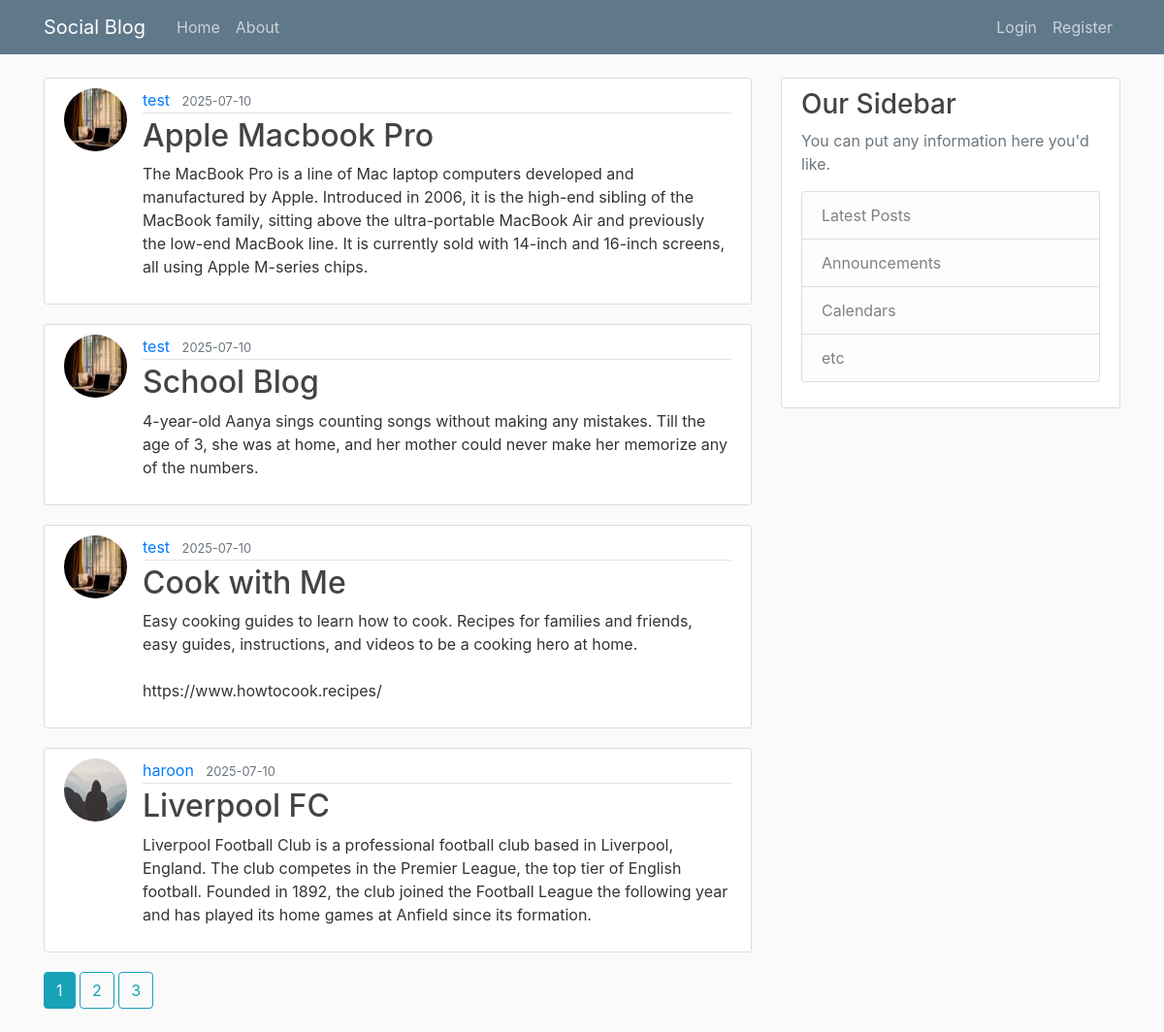
The app's page /home, older data.
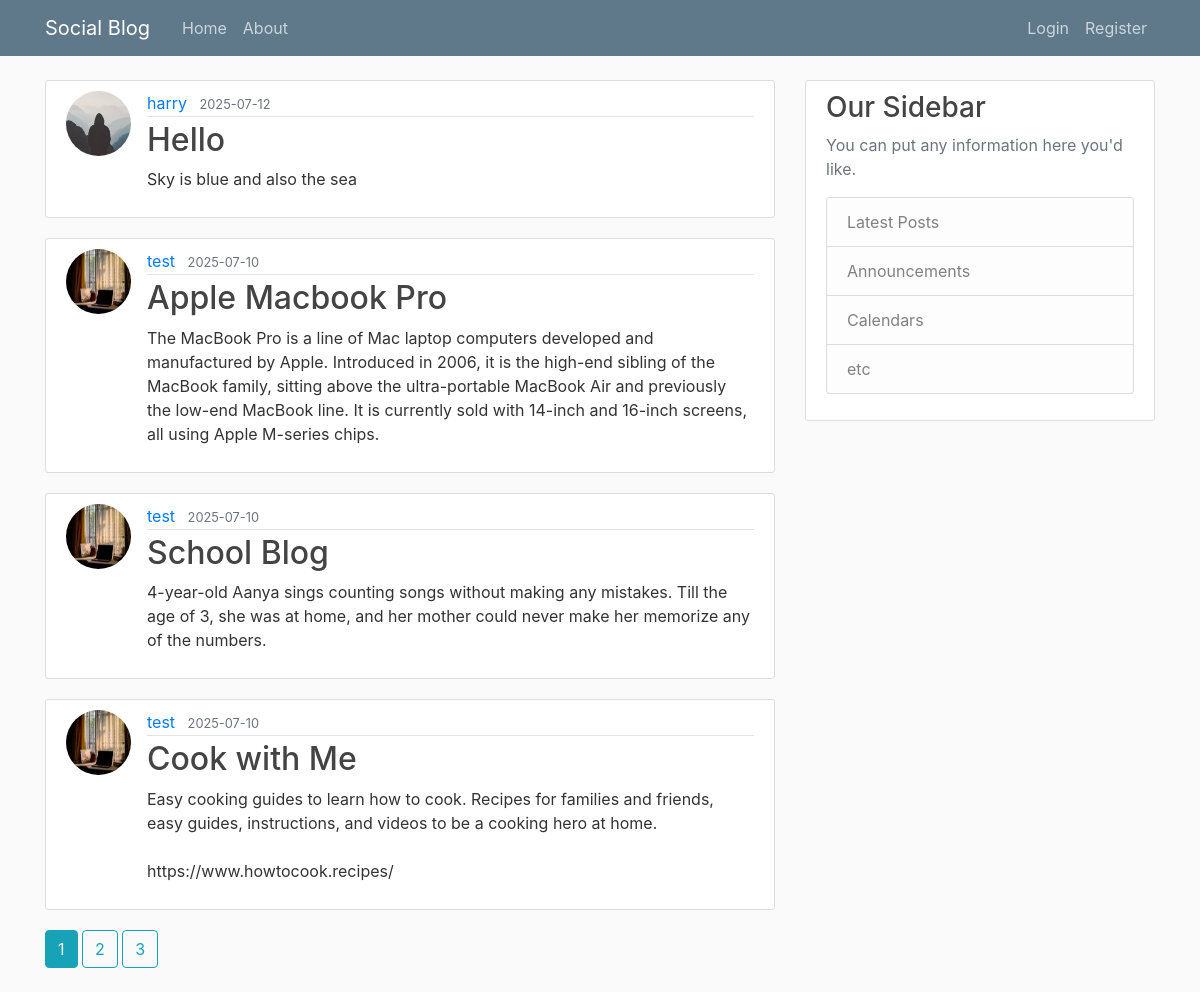
The same page, newer data.
### social_blog/models.py (models this page shows, shortened)
class Post(db.Model):
    id = db.Column(db.Integer, primary_key=True)
    title = db.Column(db.String(100), nullable=False)
    date_posted = db.Column(db.DateTime, nullable=False, default=datetime.utcnow)
    content = db.Column(db.Text, nullable=False)
    user_id = db.Column(db.Integer, db.ForeignKey('user.id'), nullable=False)

class User(db.Model, UserMixin):
    id = db.Column(db.Integer, primary_key=True)
    username = db.Column(db.String(20), unique=True, nullable=False)
    email = db.Column(db.String(120), unique=True, nullable=False)
    image_file = db.Column(db.String(20), nullable=False, default='default.jpg')
    password = db.Column(db.String(60), nullable=False)
    posts = db.relationship('Post', backref='author', lazy=True)

### social_blog/main/routes.py (the view)
@main.route('/')
@main.route('/home')
def home():
    page = request.args.get('page', 1, type=int)
    posts = Post.query.order_by(Post.date_posted.desc()).paginate(page=page, per_page=4)
    return render_template('home.html', posts = posts)

### social_blog/templates/home.html
{% extends "layout.html" %}
{% block content %}
    {% for post in posts.items%}
        <article class="media content-section">
            <img class="rounded-circle article-img" src="{{ url_for('static', filename='profile_pics/' + post.author.image_file) }}">
            <div class="media-body">
            <div class="article-metadata">
                <a class="mr-2" href="{{ url_for('users.user_posts', username=post.author.username) }}">{{ post.author.username }}</a>
                <small class="text-muted">{{ post.date_posted.strftime('%Y-%m-%d') }}</small>
            </div>
            <h2><a class="article-title" href="{{ url_for('posts.post', post_id=post.id) }}">{{ post.title }}</a></h2>
            <p class="article-content">{{ post.content }}</p>
            </div>
        </article>
    {% endfor %}
    {% for page_num in posts.iter_pages(left_edge=1, right_edge=1, left_current=1, right_current=2) %}
      {% if page_num %}
        {% if posts.page == page_num %}
          <a class="btn btn-info mb-4" href="{{ url_for('main.home', page=page_num) }}">{{ page_num }}</a>
        {% else %}
          <a class="btn btn-outline-info mb-4" href="{{ url_for('main.home', page=page_num) }}">{{ page_num }}</a>
        {% endif %}
      {% else %}
        ...
      {% endif %}
    {% endfor %}
{% endblock content %}

Row changes from the older to the newer data that the page shows:
no longer on this page (row unchanged): Post: image_file (placeholder picture), author.username "haroon", date_posted "2025-07-10", title "Liverpool FC", content "Liverpool Football Club is a professional football club based in Liverpool, England. The club competes in the Premier League, the top tier of English football. Founded in 1892, the club joined the Football League the following year and has played its home games at Anfield since its formation."
added Post: image_file (placeholder picture), author.username "harry", date_posted "2025-07-12", title "Hello", content "Sky is blue and also the sea"
